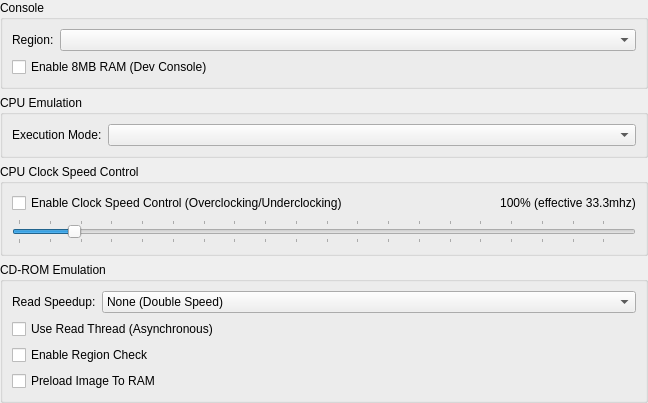
<?xml version="1.0" encoding="UTF-8"?>
<ui version="4.0">
 <class>ConsoleSettingsWidget</class>
 <widget class="QWidget" name="ConsoleSettingsWidget">
  <property name="geometry">
   <rect>
    <x>0</x>
    <y>0</y>
    <width>648</width>
    <height>401</height>
   </rect>
  </property>
  <property name="windowTitle">
   <string>Form</string>
  </property>
  <layout class="QVBoxLayout" name="verticalLayout">
   <property name="leftMargin">
    <number>0</number>
   </property>
   <property name="topMargin">
    <number>0</number>
   </property>
   <property name="rightMargin">
    <number>0</number>
   </property>
   <property name="bottomMargin">
    <number>0</number>
   </property>
   <item>
    <widget class="QGroupBox" name="groupBox">
     <property name="title">
      <string>Console</string>
     </property>
     <layout class="QFormLayout" name="formLayout">
      <item row="0" column="0">
       <widget class="QLabel" name="label">
        <property name="text">
         <string>Region:</string>
        </property>
       </widget>
      </item>
      <item row="0" column="1">
       <widget class="QComboBox" name="region"/>
      </item>
      <item row="1" column="0" colspan="2">
        <widget class="QCheckBox" name="enable8MBRAM">
        <property name="text">
          <string>Enable 8MB RAM (Dev Console)</string>
        </property>
        </widget>
      </item>
     </layout>
    </widget>
   </item>
   <item>
    <widget class="QGroupBox" name="groupBox_2">
     <property name="title">
      <string>CPU Emulation</string>
     </property>
     <layout class="QFormLayout" name="formLayout_2">
      <item row="0" column="0">
       <widget class="QLabel" name="label_3">
        <property name="text">
         <string>Execution Mode:</string>
        </property>
       </widget>
      </item>
      <item row="0" column="1">
       <widget class="QComboBox" name="cpuExecutionMode"/>
      </item>
     </layout>
    </widget>
   </item>
   <item>
    <widget class="QGroupBox" name="groupBox_3">
     <property name="title">
      <string>CPU Clock Speed Control</string>
     </property>
     <layout class="QGridLayout" name="gridLayout">
      <item row="0" column="0">
       <layout class="QHBoxLayout" name="horizontalLayout">
        <item>
         <widget class="QCheckBox" name="enableCPUClockSpeedControl">
          <property name="text">
           <string>Enable Clock Speed Control (Overclocking/Underclocking)</string>
          </property>
         </widget>
        </item>
        <item>
         <spacer name="horizontalSpacer">
          <property name="orientation">
           <enum>Qt::Horizontal</enum>
          </property>
          <property name="sizeHint" stdset="0">
           <size>
            <width>40</width>
            <height>20</height>
           </size>
          </property>
         </spacer>
        </item>
        <item>
         <widget class="QLabel" name="cpuClockSpeedLabel">
          <property name="text">
           <string>100% (effective 33.3mhz)</string>
          </property>
          <property name="alignment">
           <set>Qt::AlignCenter</set>
          </property>
         </widget>
        </item>
       </layout>
      </item>
      <item row="1" column="0">
       <widget class="QSlider" name="cpuClockSpeed">
        <property name="minimum">
         <number>10</number>
        </property>
        <property name="maximum">
         <number>1000</number>
        </property>
        <property name="value">
         <number>100</number>
        </property>
        <property name="orientation">
         <enum>Qt::Horizontal</enum>
        </property>
        <property name="tickPosition">
         <enum>QSlider::TicksBothSides</enum>
        </property>
        <property name="tickInterval">
         <number>50</number>
        </property>
       </widget>
      </item>
     </layout>
    </widget>
   </item>
   <item>
    <widget class="QGroupBox" name="groupBox_4">
     <property name="title">
      <string>CD-ROM Emulation</string>
     </property>
     <layout class="QFormLayout" name="formLayout_4">
      <item row="1" column="0" colspan="2">
       <widget class="QCheckBox" name="cdromReadThread">
        <property name="text">
         <string>Use Read Thread (Asynchronous)</string>
        </property>
       </widget>
      </item>
      <item row="2" column="0" colspan="2">
       <widget class="QCheckBox" name="cdromRegionCheck">
        <property name="text">
         <string>Enable Region Check</string>
        </property>
       </widget>
      </item>
      <item row="3" column="0" colspan="2">
       <widget class="QCheckBox" name="cdromLoadImageToRAM">
        <property name="text">
         <string>Preload Image To RAM</string>
        </property>
       </widget>
      </item>
      <item row="0" column="0">
       <widget class="QLabel" name="label_2">
        <property name="text">
         <string>Read Speedup:</string>
        </property>
       </widget>
      </item>
      <item row="0" column="1">
       <widget class="QComboBox" name="cdromReadSpeedup">
        <item>
         <property name="text">
          <string>None (Double Speed)</string>
         </property>
        </item>
        <item>
         <property name="text">
          <string>2x (Quad Speed)</string>
         </property>
        </item>
        <item>
         <property name="text">
          <string>3x (6x Speed)</string>
         </property>
        </item>
        <item>
         <property name="text">
          <string>4x (8x Speed)</string>
         </property>
        </item>
        <item>
         <property name="text">
          <string>5x (10x Speed)</string>
         </property>
        </item>
        <item>
         <property name="text">
          <string>6x (12x Speed)</string>
         </property>
        </item>
        <item>
         <property name="text">
          <string>7x (14x Speed)</string>
         </property>
        </item>
        <item>
         <property name="text">
          <string>8x (16x Speed)</string>
         </property>
        </item>
        <item>
         <property name="text">
          <string>9x (18x Speed)</string>
         </property>
        </item>
        <item>
         <property name="text">
          <string>10x (20x Speed)</string>
         </property>
        </item>
       </widget>
      </item>
     </layout>
    </widget>
   </item>
   <item>
    <spacer name="verticalSpacer">
     <property name="orientation">
      <enum>Qt::Vertical</enum>
     </property>
     <property name="sizeHint" stdset="0">
      <size>
       <width>20</width>
       <height>40</height>
      </size>
     </property>
    </spacer>
   </item>
  </layout>
 </widget>
 <resources>
  <include location="resources/resources.qrc"/>
 </resources>
 <connections/>
</ui>
